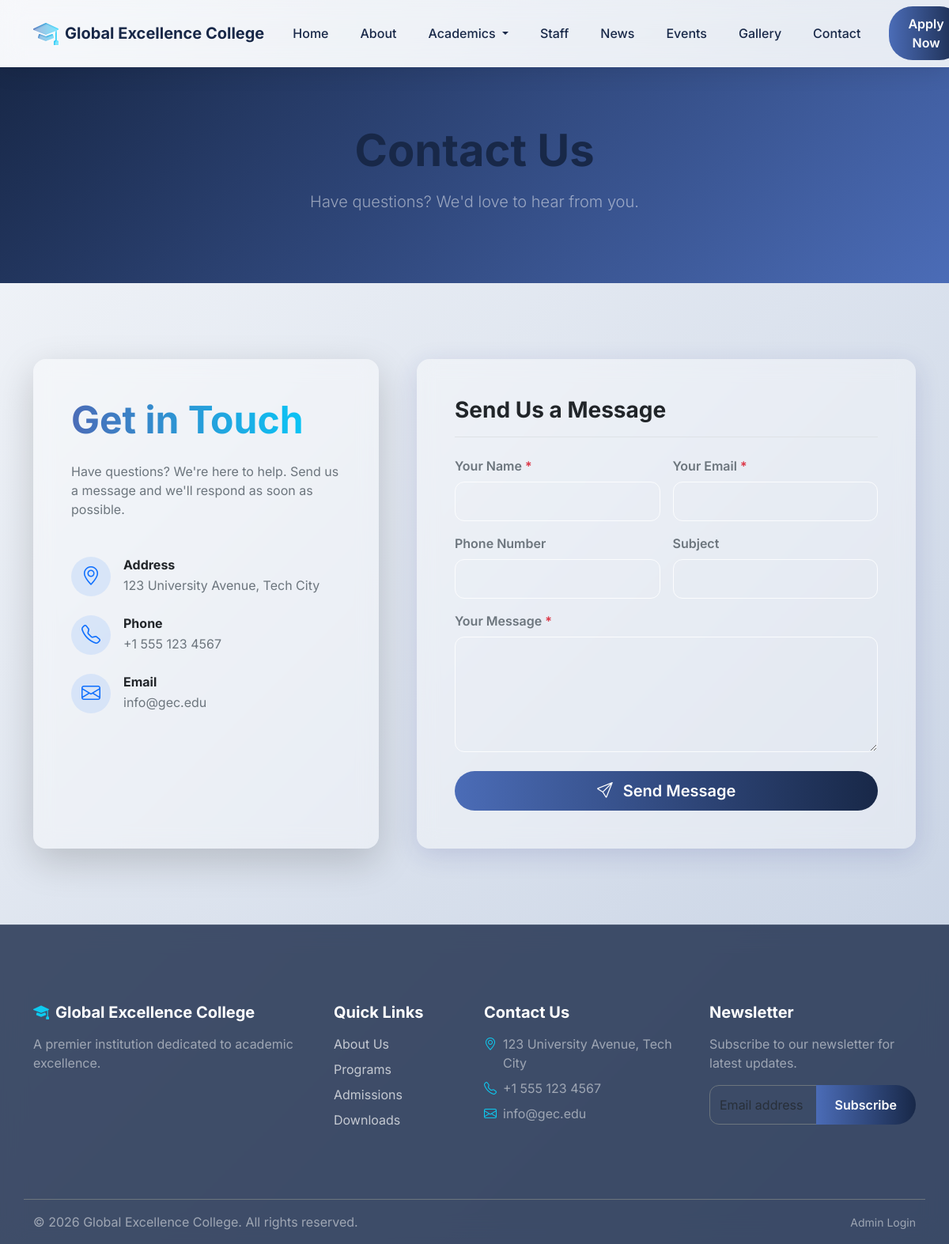
The page /pages/contact.php on the database its author committed.
### tables this page shows
CREATE TABLE IF NOT EXISTS institution (
    id INT AUTO_INCREMENT PRIMARY KEY,
    name VARCHAR(255) NOT NULL,
    logo VARCHAR(255),
    motto VARCHAR(255),
    description TEXT,
    address TEXT,
    phone VARCHAR(50),
    email VARCHAR(100),
    website VARCHAR(100),
    facebook VARCHAR(100),
    twitter VARCHAR(100),
    instagram VARCHAR(100),
    map_embed TEXT,
    created_at TIMESTAMP DEFAULT CURRENT_TIMESTAMP
);

### pages/contact.php (the view, shortened to what this page needs)
<?php
require_once __DIR__ . '/../includes/header.php';
require_once __DIR__ . '/../includes/navbar.php';
?>
<div class="container-fluid py-5 bg-primary text-white text-center position-relative overflow-hidden" style="background: linear-gradient(135deg, var(--secondary-color) 0%, var(--primary-color) 100%);">
    <div class="container position-relative z-index-1 py-4">
        <h1 class="display-4 fw-bold mb-3">Contact Us</h1>
        <p class="lead text-white-50">Have questions? We'd love to hear from you.</p>
    </div>
</div>
<div class="container py-5 my-5">
    <div class="row g-5">
        <div class="col-lg-5">
            <div class="glass-panel p-md-5 p-4 h-100 shadow-lg border-0">
                <h2 class="display-5 fw-bold mb-4 gradient-text">Get in Touch</h2>
                <p class="text-secondary mb-5">Have questions? We're here to help. Send us a message and we'll respond as soon as possible.</p>
                <div class="d-flex align-items-center mb-4">
                    <div class="bg-primary bg-opacity-10 text-primary rounded-circle p-3 me-3" style="width: 50px; height: 50px; display: flex; align-items: center; justify-content: center;">
                        <i class="bi bi-geo-alt fs-4"></i>
                    </div>
                    <div>
                        <h6 class="fw-bold mb-1 text-dark">Address</h6>
                        <p class="mb-0 text-secondary"><?= htmlspecialchars($institution['address'] ?? '123 Education Street, City') ?></p>
                    </div>
                </div>
                <div class="d-flex align-items-center mb-4">
                    <div class="bg-primary bg-opacity-10 text-primary rounded-circle p-3 me-3" style="width: 50px; height: 50px; display: flex; align-items: center; justify-content: center;">
                        <i class="bi bi-telephone fs-4"></i>
                    </div>
                    <div>
                        <h6 class="fw-bold mb-1 text-dark">Phone</h6>
                        <p class="mb-0 text-secondary"><?= htmlspecialchars($institution['phone'] ?? '+1 234 567 890') ?></p>
                    </div>
                </div>
                <div class="d-flex align-items-center mb-4">
                    <div class="bg-primary bg-opacity-10 text-primary rounded-circle p-3 me-3" style="width: 50px; height: 50px; display: flex; align-items: center; justify-content: center;">
                        <i class="bi bi-envelope fs-4"></i>
                    </div>
                    <div>
                        <h6 class="fw-bold mb-1 text-dark">Email</h6>
                        <p class="mb-0 text-secondary"><?= htmlspecialchars($institution['email'] ?? 'info@school.edu') ?></p>
                    </div>
                </div>
            </div>
        </div>
        <div class="col-lg-7">
            <div class="glass-panel p-4 p-md-5 border-0 h-100">
                <h3 class="fw-bold mb-4 text-dark border-bottom pb-3">Send Us a Message</h3>
                <form action="contact.php" method="POST">
                    <div class="row g-3">
                        <div class="col-md-6">
                            <label for="name" class="form-label text-secondary fw-semibold">Your Name <span class="text-danger">*</span></label>
                            <input type="text" class="form-control form-control-glass bg-transparent" id="name" name="name" required>
                        </div>
                        <div class="col-md-6">
                            <label for="email" class="form-label text-secondary fw-semibold">Your Email <span class="text-danger">*</span></label>
                            <input type="email" class="form-control form-control-glass bg-transparent" id="email" name="email" required>
                        </div>
                        <div class="col-md-6">
                            <label for="phone" class="form-label text-secondary fw-semibold">Phone Number</label>
                            <input type="text" class="form-control form-control-glass bg-transparent" id="phone" name="phone">
                        </div>
                        <div class="col-md-6">
                            <label for="subject" class="form-label text-secondary fw-semibold">Subject</label>
                            <input type="text" class="form-control form-control-glass bg-transparent" id="subject" name="subject">
                        </div>
                        <div class="col-12">
                            <label for="message" class="form-label text-secondary fw-semibold">Your Message <span class="text-danger">*</span></label>
                            <textarea class="form-control form-control-glass bg-transparent" id="message" name="message" rows="5" required></textarea>
                        </div>
                        <div class="col-12 mt-4">
                            <button type="submit" class="btn btn-primary-custom btn-lg w-100 rounded-pill"><i class="bi bi-send me-2"></i> Send Message</button>
                        </div>
                    </div>
                </form>
            </div>
        </div>
    </div>
</div>
<?php require_once __DIR__ . '/../includes/footer.php'; ?>

### includes/navbar.php (shortened to what this page needs)
<?php
$currentPage = basename($_SERVER['PHP_SELF']);
?>
<nav class="navbar navbar-expand-lg sticky-top glass-nav">
    <div class="container">
        <a class="navbar-brand d-flex align-items-center" href="<?= $base_dir ?>index.php">
            <?php if(!empty($institution['logo'])): ?>
                <img src="<?= $base_dir ?>assets/uploads/<?= htmlspecialchars($institution['logo']) ?>" alt="Logo" height="40" class="me-2">
            <?php else: ?>
                <i class="bi bi-mortarboard-fill fs-2 me-2 gradient-text"></i>
            <?php endif; ?>
            <span><?= $siteTitle ?></span>
        </a>
        <div class="collapse navbar-collapse" id="navbarNav">
            <ul class="navbar-nav ms-auto">
                <li class="nav-item">
                    <a class="nav-link <?= $currentPage == 'index.php' ? 'active' : '' ?>" href="<?= $base_dir ?>index.php">Home</a>
                </li>
                <li class="nav-item">
                    <a class="nav-link <?= $currentPage == 'about.php' ? 'active' : '' ?>" href="<?= $base_dir ?>pages/about.php">About</a>
                </li>
                <li class="nav-item dropdown">
                    <a class="nav-link dropdown-toggle <?= in_array($currentPage, ['programs.php', 'departments.php']) ? 'active' : '' ?>" href="#" role="button" data-bs-toggle="dropdown">
                        Academics
                    </a>
                </li>
                <li class="nav-item">
                    <a class="nav-link <?= $currentPage == 'staff.php' ? 'active' : '' ?>" href="<?= $base_dir ?>pages/staff.php">Staff</a>
                </li>
                <li class="nav-item">
                    <a class="nav-link <?= $currentPage == 'news.php' ? 'active' : '' ?>" href="<?= $base_dir ?>pages/news.php">News</a>
                </li>
                <li class="nav-item">
                    <a class="nav-link <?= $currentPage == 'events.php' ? 'active' : '' ?>" href="<?= $base_dir ?>pages/events.php">Events</a>
                </li>
                <li class="nav-item">
                    <a class="nav-link <?= $currentPage == 'gallery.php' ? 'active' : '' ?>" href="<?= $base_dir ?>pages/gallery.php">Gallery</a>
                </li>
                <li class="nav-item">
                    <a class="nav-link <?= $currentPage == 'contact.php' ? 'active' : '' ?>" href="<?= $base_dir ?>pages/contact.php">Contact</a>
                </li>
            </ul>
            <div class="ms-lg-3 mt-3 mt-lg-0">
                <a href="<?= $base_dir ?>pages/admissions.php" class="btn btn-primary-custom w-100">Apply Now</a>
            </div>
        </div>
    </div>
</nav>

### includes/footer.php (shortened to what this page needs)
<footer class="glass-footer">
    <div class="container py-5">
        <div class="row gy-4">
            <div class="col-lg-4 col-md-6">
                <h5 class="text-white mb-3 d-flex align-items-center">
                    <i class="bi bi-mortarboard-fill me-2 text-info"></i> <?= $siteTitle ?>
                </h5>
                <p class="text-white-50"><?= htmlspecialchars($institution['description'] ?? 'A premier institution of learning.') ?></p>
            </div>
            <div class="col-lg-2 col-md-6">
                <h5 class="text-white mb-3">Quick Links</h5>
                <ul class="list-unstyled text-white-50">
                    <li class="mb-2"><a href="<?= $base_dir ?>pages/about.php">About Us</a></li>
                    <li class="mb-2"><a href="<?= $base_dir ?>pages/programs.php">Programs</a></li>
                    <li class="mb-2"><a href="<?= $base_dir ?>pages/admissions.php">Admissions</a></li>
                    <li class="mb-2"><a href="<?= $base_dir ?>pages/downloads.php">Downloads</a></li>
                </ul>
            </div>
            <div class="col-lg-3 col-md-6">
                <h5 class="text-white mb-3">Contact Us</h5>
                <ul class="list-unstyled text-white-50">
                    <li class="mb-2 d-flex"><i class="bi bi-geo-alt me-2 text-info"></i> <span><?= htmlspecialchars($institution['address'] ?? '123 Education Street') ?></span></li>
                    <li class="mb-2 d-flex"><i class="bi bi-telephone me-2 text-info"></i> <span><?= htmlspecialchars($institution['phone'] ?? '+1 234 567 890') ?></span></li>
                    <li class="mb-2 d-flex"><i class="bi bi-envelope me-2 text-info"></i> <span><?= htmlspecialchars($institution['email'] ?? 'info@school.edu') ?></span></li>
                </ul>
            </div>
            <div class="col-lg-3 col-md-6">
                <h5 class="text-white mb-3">Newsletter</h5>
                <p class="text-white-50 mb-3">Subscribe to our newsletter for latest updates.</p>
                <form action="#" method="POST">
                    <div class="input-group">
                        <input type="email" class="form-control form-control-glass bg-transparent text-white border-secondary" placeholder="Email address" required>
                        <button class="btn btn-primary-custom" type="submit">Subscribe</button>
                    </div>
                </form>
            </div>
        </div>
    </div>
    <div class="container border-top border-secondary py-3 mt-4">
        <div class="row text-center text-md-start">
            <div class="col-md-6">
                <p class="mb-0 text-white-50">&copy; <?= date('Y') ?> <?= $siteTitle ?>. All rights reserved.</p>
            </div>
            <div class="col-md-6 text-md-end">
                <a href="<?= $base_dir ?>admin/login.php" class="text-white-50 small text-decoration-none">Admin Login</a>
            </div>
        </div>
    </div>
</footer>
</body>
</html>

### assets/css/style.css (style rules this page uses)
:root { --primary-color: #4b6cb7; --secondary-color: #182848; --accent-color: #00d2ff; --text-color: #333; --bg-gradient: linear-gradient(135deg, #f5f7fa 0%, #c3cfe2 100%); --glass-bg: rgba(255, 255, 255, 0.4); --glass-border: rgba(255, 255, 255, 0.6); --glass-shadow: 0 8px 32px 0 rgba(31, 38, 135, 0.15); }
body { font-family: 'Inter', 'Segoe UI', Roboto, sans-serif; background: var(--bg-gradient); color: var(--text-color); min-height: 100vh; display: flex; flex-direction: column; }
.glass-panel { background: var(--glass-bg); backdrop-filter: blur(12px); -webkit-backdrop-filter: blur(12px); border: 1px solid var(--glass-border); border-radius: 16px; box-shadow: var(--glass-shadow); }
.glass-nav { background: rgba(255, 255, 255, 0.2); backdrop-filter: blur(15px); -webkit-backdrop-filter: blur(15px); border-bottom: 1px solid rgba(255, 255, 255, 0.3); box-shadow: 0 4px 30px rgba(0, 0, 0, 0.1); }
.navbar-brand { font-weight: 700; color: var(--secondary-color) !important; text-shadow: 1px 1px 2px rgba(255,255,255,0.5); }
.nav-link { font-weight: 500; color: var(--secondary-color) !important; transition: all 0.3s ease; border-radius: 8px; padding: 8px 16px !important; margin: 0 4px; }
.btn-primary-custom { background: linear-gradient(to right, var(--primary-color), var(--secondary-color)); color: white; border: none; border-radius: 30px; padding: 10px 24px; font-weight: 600; transition: transform 0.3s ease, box-shadow 0.3s ease; }
footer { margin-top: auto; padding-top: 50px; }
.glass-footer { background: rgba(24, 40, 72, 0.8); backdrop-filter: blur(15px); color: white; border-top: 1px solid rgba(255,255,255,0.1); }
.glass-footer a { color: rgba(255,255,255,0.7); text-decoration: none; transition: color 0.3s; }
.form-control-glass { background: rgba(255, 255, 255, 0.5); border: 1px solid rgba(255, 255, 255, 0.8); border-radius: 12px; padding: 12px; color: var(--secondary-color); transition: all 0.3s ease; }
h1, h2, h3, h4, h5, h6 { color: var(--secondary-color); font-weight: 700; }
.gradient-text { background: linear-gradient(to right, var(--primary-color), var(--accent-color)); -webkit-background-clip: text; -webkit-text-fill-color: transparent; }

### rows shown on the page
institution: name "Global Excellence College", address "123 University Avenue, Tech City", phone "+1 555 123 4567", email "info@gec.edu", description "A premier institution dedicated to academic excellence."
